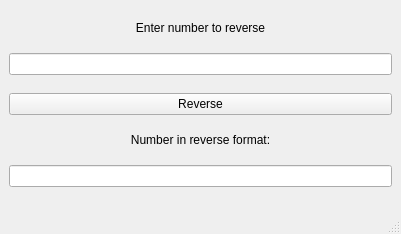
<?xml version="1.0" encoding="UTF-8"?>
<ui version="4.0">
 <class>MainWindow</class>
 <widget class="QMainWindow" name="MainWindow">
  <property name="geometry">
   <rect>
    <x>0</x>
    <y>0</y>
    <width>401</width>
    <height>234</height>
   </rect>
  </property>
  <property name="windowTitle">
   <string>MainWindow</string>
  </property>
  <widget class="QWidget" name="centralwidget">
   <layout class="QVBoxLayout" name="verticalLayout">
    <item>
     <widget class="QLabel" name="numToReverse_label">
      <property name="sizePolicy">
       <sizepolicy hsizetype="Preferred" vsizetype="Fixed">
        <horstretch>0</horstretch>
        <verstretch>0</verstretch>
       </sizepolicy>
      </property>
      <property name="text">
       <string>Enter number to reverse</string>
      </property>
      <property name="alignment">
       <set>Qt::AlignCenter</set>
      </property>
     </widget>
    </item>
    <item>
     <widget class="QLineEdit" name="numToReverse_edit"/>
    </item>
    <item>
     <widget class="QPushButton" name="reverse_button">
      <property name="text">
       <string>Reverse</string>
      </property>
     </widget>
    </item>
    <item>
     <widget class="QLabel" name="reversedNum_label">
      <property name="sizePolicy">
       <sizepolicy hsizetype="Preferred" vsizetype="Fixed">
        <horstretch>0</horstretch>
        <verstretch>0</verstretch>
       </sizepolicy>
      </property>
      <property name="text">
       <string>Number in reverse format:</string>
      </property>
      <property name="alignment">
       <set>Qt::AlignCenter</set>
      </property>
     </widget>
    </item>
    <item>
     <widget class="QLineEdit" name="reverseNum_edit"/>
    </item>
   </layout>
  </widget>
  <widget class="QMenuBar" name="menubar">
   <property name="geometry">
    <rect>
     <x>0</x>
     <y>0</y>
     <width>401</width>
     <height>22</height>
    </rect>
   </property>
  </widget>
  <widget class="QStatusBar" name="statusbar"/>
 </widget>
 <resources/>
 <connections/>
</ui>
